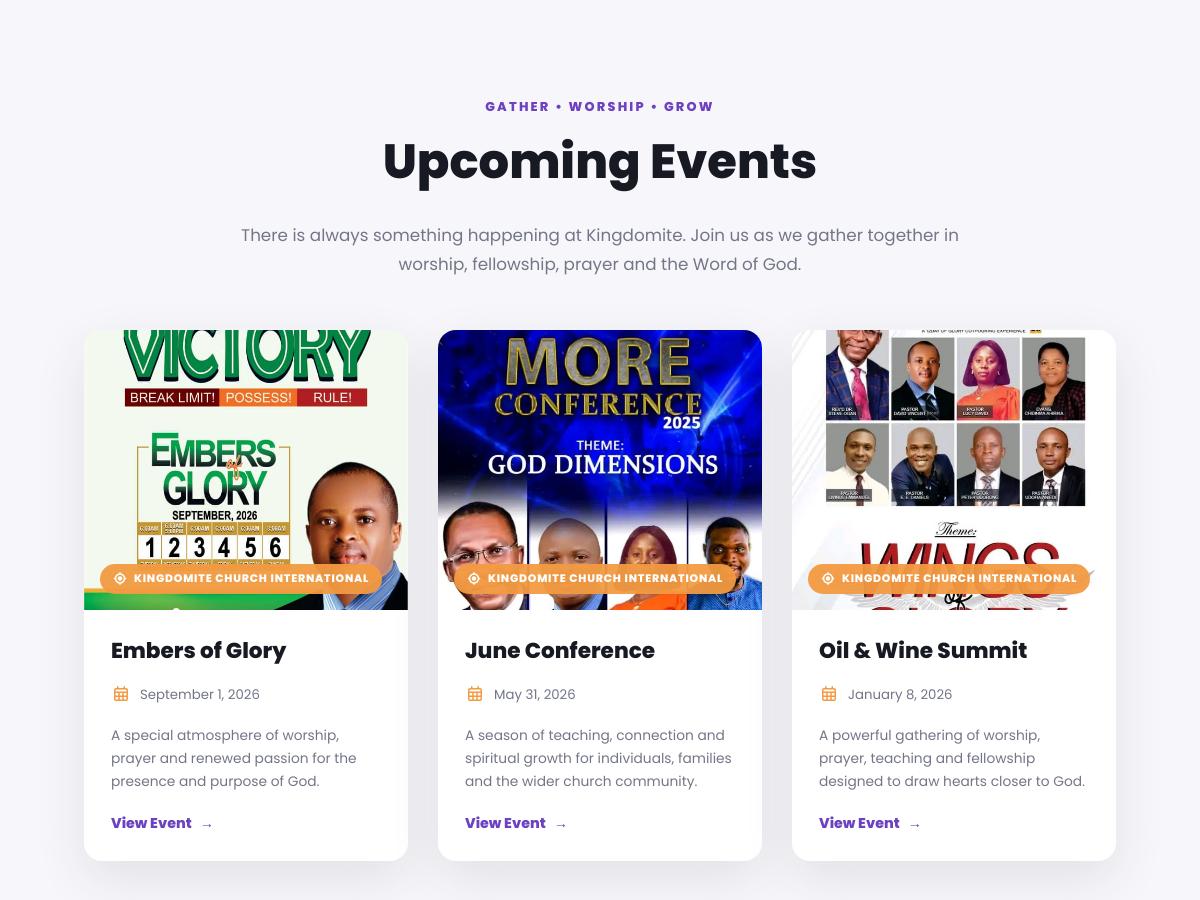
/event.php (middle part), run on an earlier commit of the app's database.
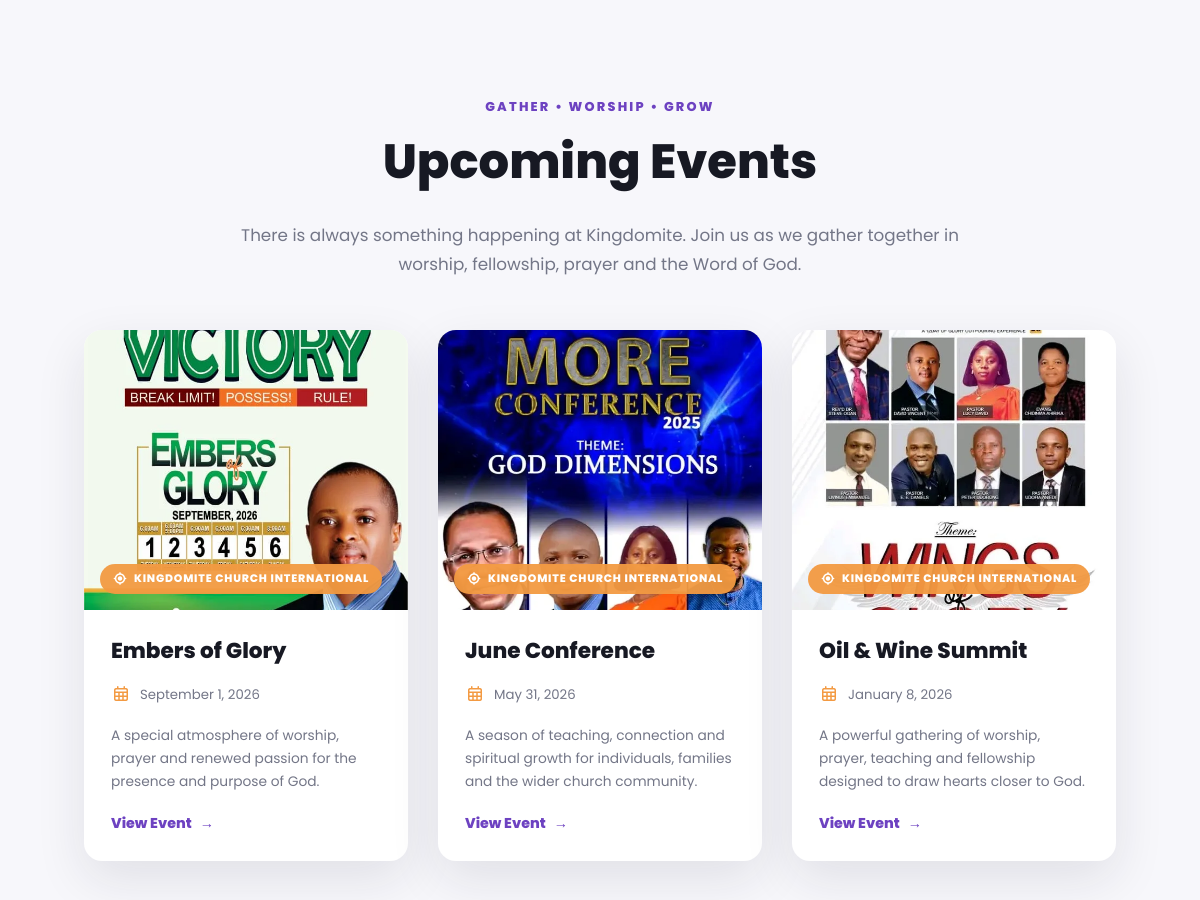
And on a later commit of the database.
### tables this page shows
CREATE TABLE IF NOT EXISTS `events` (
  `id` int NOT NULL AUTO_INCREMENT,
  `title` varchar(1000) NOT NULL,
  `slug` varchar(1000) NOT NULL,
  `image` text NOT NULL,
  `date` timestamp NOT NULL,
  `location` varchar(1000) NOT NULL,
  `description` varchar(1000) NOT NULL,
  `content` varchar(1000) NOT NULL,
  `created_at` timestamp NOT NULL DEFAULT CURRENT_TIMESTAMP ON UPDATE CURRENT_TIMESTAMP,
  PRIMARY KEY (`id`)
);

### event.php (the view, shortened to what this page needs)
<?php
include("kci_db.php");
$slug = $_GET['slug'] ?? '';
$allEvents = [];
$sql = "SELECT id, title, slug, image, date, location, description FROM events ORDER BY date DESC";
$result = mysqli_query($conn, $sql);
if ($result) {
    while ($row = mysqli_fetch_assoc($result)) {
        $allEvents[] = $row;
    }
}
$event = null;
?>
<!DOCTYPE html>
<html lang="en">
<head>
<link rel="stylesheet" type="text/css" href="kci.css">
<link rel="stylesheet" href="https://cdnjs.cloudflare.com/ajax/libs/font-awesome/7.0.1/css/all.min.css" />
</head>
<body class="events-page">
<?php if (empty($slug) || (!$event && !empty($slug))): ?>
	<section class="event-listing" id="all-events">
		<div class="event-listing-header">
			<span class="event-listing-tag">GATHER • WORSHIP • GROW</span>
			<h2>Upcoming Events</h2>
			<p>There is always something happening at Kingdomite. Join us as we gather together in worship, fellowship, prayer and the Word of God.</p>
		</div>
		<div class="event-listing-grid">
			<?php if (count($allEvents) > 0): ?>
				<?php foreach ($allEvents as $ev): ?>
					<article class="event-card">
						<div class="event-card-image">
							<img src="<?= htmlspecialchars($ev['image']) ?>" alt="<?= htmlspecialchars($ev['title']) ?>">
							<span class="event-card-location"><i class="fa-solid fa-location-crosshairs"></i> <?= htmlspecialchars($ev['location']) ?></span>
						</div>
						<div class="event-card-body">
							<h3><?= htmlspecialchars($ev['title']) ?></h3>
							<div class="event-card-meta">
								<div>
									<span class="event-meta-icon"><i class="fa-regular fa-calendar-days"></i></span>
									<span><?= htmlspecialchars(date('F j, Y', strtotime($ev['date']))) ?></span>
								</div>
							</div>
							<p><?= htmlspecialchars($ev['description']) ?></p>
							<a href="event.php?slug=<?= urlencode($ev['slug']) ?>" class="event-card-btn">View Event <span>→</span></a>
						</div>
					</article>
				<?php endforeach; ?>
			<?php endif; ?>
		</div>
	</section>
	<?php endif; ?>
</body>
</html>

What changed in the data, as far as the page shows it:
changed events "Embers of Glory": image: a different picture
changed events "June Conference": image: a different picture
changed events "Oil & Wine Summit": image: a different picture
